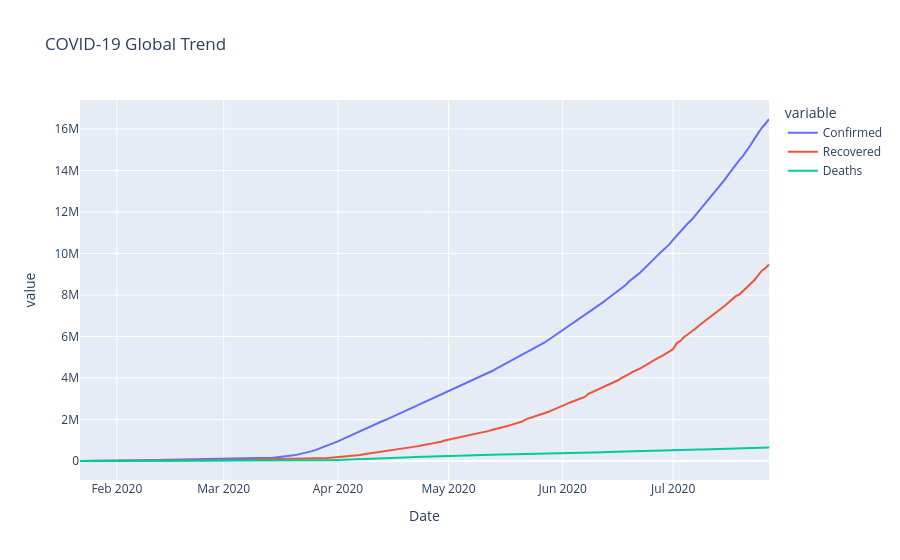

The cell this chart's notebook holds for it:
### Code cell
import plotly.express as px

fig = px.line(daily, x=daily.index, y=["Confirmed","Recovered","Deaths"], title="COVID-19 Global Trend")
fig.show()

### Figure 1 — Plotly figure (JSON) as saved in the notebook; plotly's stock layout.template omitted (floating-point values rounded to 4 significant figures; data arrays with more than 128 entries replaced by an {"elided": "..."} marker saying what was removed)
{"data": [{"hovertemplate": "variable=Confirmed<br>Date=%{x}<br>value=%{y}<extra></extra>", "legendgroup": "Confirmed", "line": {"color": "#636efa", "dash": "solid"}, "marker": {"symbol": "circle"}, "mode": "lines", "name": "Confirmed", "orientation": "v", "showlegend": true, "type": "scatter", "x": {"elided": "188 str values"}, "xaxis": "x", "y": {"elided": "188 int values"}, "yaxis": "y"}, {"hovertemplate": "variable=Recovered<br>Date=%{x}<br>value=%{y}<extra></extra>", "legendgroup": "Recovered", "line": {"color": "#EF553B", "dash": "solid"}, "marker": {"symbol": "circle"}, "mode": "lines", "name": "Recovered", "orientation": "v", "showlegend": true, "type": "scatter", "x": {"elided": "188 str values"}, "xaxis": "x", "y": {"elided": "188 int values"}, "yaxis": "y"}, {"hovertemplate": "variable=Deaths<br>Date=%{x}<br>value=%{y}<extra></extra>", "legendgroup": "Deaths", "line": {"color": "#00cc96", "dash": "solid"}, "marker": {"symbol": "circle"}, "mode": "lines", "name": "Deaths", "orientation": "v", "showlegend": true, "type": "scatter", "x": {"elided": "188 str values"}, "xaxis": "x", "y": {"elided": "188 int values"}, "yaxis": "y"}], "layout": {"legend": {"title": {"text": "variable"}, "tracegroupgap": 0}, "title": {"text": "COVID-19 Global Trend"}, "xaxis": {"anchor": "y", "domain": [0, 1], "title": {"text": "Date"}}, "yaxis": {"anchor": "x", "domain": [0, 1], "title": {"text": "value"}}}}
